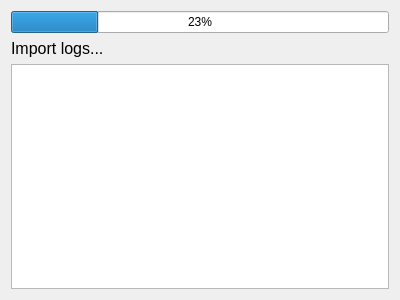
<?xml version="1.0" encoding="UTF-8"?>
<ui version="4.0">
 <class>ImportWindow</class>
 <widget class="QWidget" name="ImportWindow">
  <property name="geometry">
   <rect>
    <x>0</x>
    <y>0</y>
    <width>400</width>
    <height>300</height>
   </rect>
  </property>
  <property name="windowTitle">
   <string>Form</string>
  </property>
  <layout class="QGridLayout" name="gridLayout">
   <item row="0" column="0">
    <layout class="QVBoxLayout" name="verticalLayout">
     <item>
      <widget class="QProgressBar" name="iwProgressBar">
       <property name="minimum">
        <number>1</number>
       </property>
       <property name="value">
        <number>24</number>
       </property>
      </widget>
     </item>
     <item>
      <widget class="QLabel" name="label">
       <property name="font">
        <font>
         <pointsize>12</pointsize>
        </font>
       </property>
       <property name="text">
        <string>Import logs...</string>
       </property>
      </widget>
     </item>
     <item>
      <widget class="QTextEdit" name="iwLogsEdit"/>
     </item>
    </layout>
   </item>
  </layout>
 </widget>
 <resources/>
 <connections/>
</ui>
